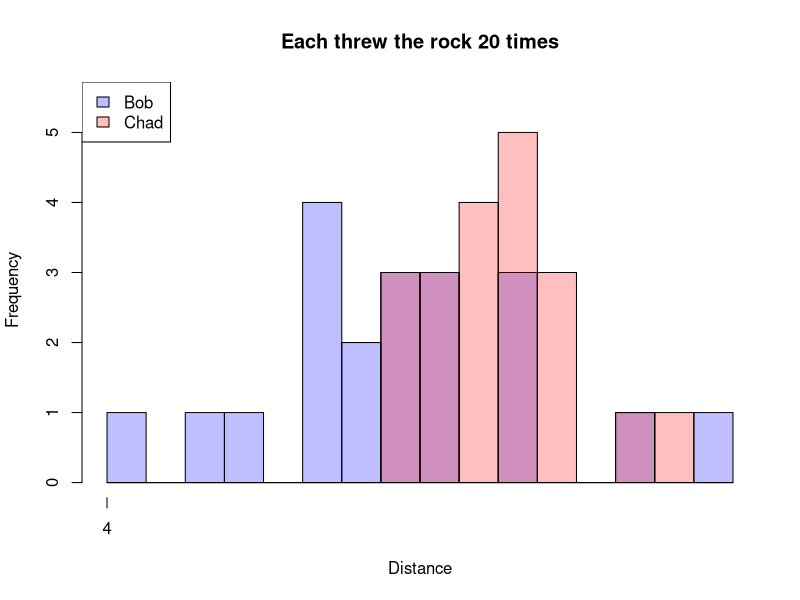
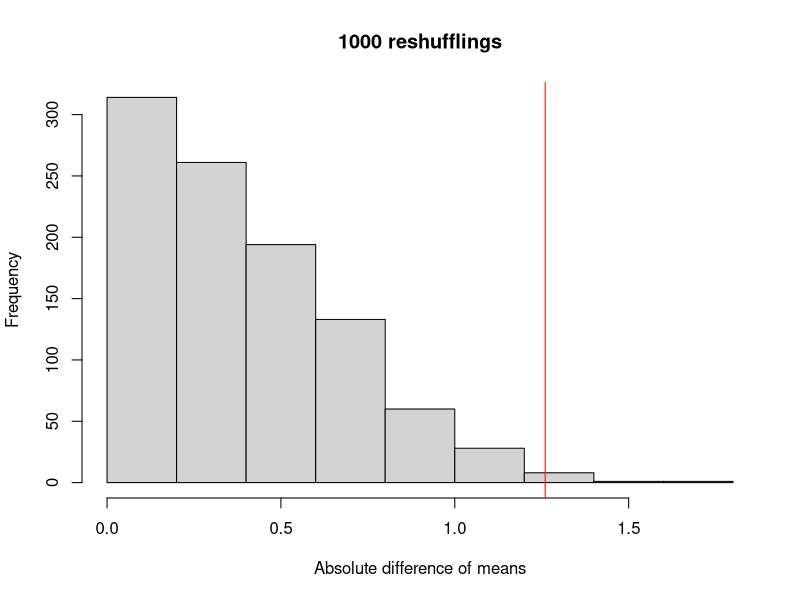

The R script that drew these images, in order:
## ---- chunk 1
set.seed(12)
n = 20
n1 = n
n2 = n
B = round(rnorm(20,8.5,2),1)
C = round(rnorm(20,9,1),1)
xbarb = round(mean(B),2)
xbarc = round(mean(C),2)
oad = abs(xbarb-xbarc)
## ---- chunk 2
sampool = c(B,C)
lo = floor(min(sampool))
hi = ceiling(max(sampool))
plot1 <- hist(B,breaks=seq(lo,hi,0.5),plot=F)
plot2 <- hist(C,breaks=seq(lo,hi,0.5),plot=F)
dens1 = (plot1$counts)/n1
dens2 = (plot2$counts)/n2
mxden = max(c(dens1,dens2))
plot(plot1, col=rgb(0,0,1,1/4), xlim=c(lo,hi), ylim=c(0,max(c(plot1$counts,plot2$counts))*1.1),
     main="Each threw the rock 20 times",
     xlab="Distance",xaxt = "n")
plot(plot2, col=rgb(1,0,0,1/4), add=T)
cnts1 = numeric()
axis(1,at=seq(lo,hi,10))
legend("topleft",legend=c("Bob","Chad"),fill=c(rgb(0,0,1,1/4),rgb(1,0,0,1/4)))
## ---- chunk 3
xx = c(B,C)
ads = numeric()
for(i in 1:1000){
    xxx = sample(xx)
    m1 = mean(xxx[1:n1])
    m2 = mean(xxx[(n1+1):(n1+n2)])
    ads = c(ads,abs(m2-m1))
}
hist(ads,main="1000 reshufflings",xlab="Absolute difference of means")
abline(v=oad,col="red")
